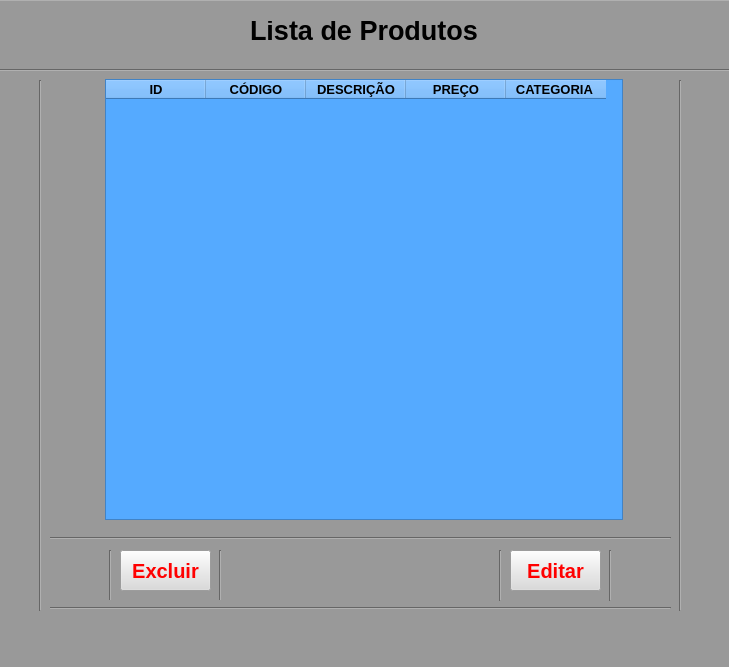
<?xml version="1.0" encoding="UTF-8"?>
<ui version="4.0">
 <class>MainWindow</class>
 <widget class="QMainWindow" name="MainWindow">
  <property name="geometry">
   <rect>
    <x>0</x>
    <y>0</y>
    <width>729</width>
    <height>667</height>
   </rect>
  </property>
  <property name="sizePolicy">
   <sizepolicy hsizetype="Fixed" vsizetype="Fixed">
    <horstretch>0</horstretch>
    <verstretch>0</verstretch>
   </sizepolicy>
  </property>
  <property name="font">
   <font>
    <pointsize>12</pointsize>
   </font>
  </property>
  <property name="windowTitle">
   <string>MainWindow</string>
  </property>
  <property name="styleSheet">
   <string notr="true">background-color: rgb(153, 153, 153);</string>
  </property>
  <widget class="QWidget" name="centralwidget">
   <widget class="QLabel" name="label">
    <property name="geometry">
     <rect>
      <x>250</x>
      <y>10</y>
      <width>251</width>
      <height>41</height>
     </rect>
    </property>
    <property name="font">
     <font>
      <pointsize>20</pointsize>
      <weight>75</weight>
      <bold>true</bold>
     </font>
    </property>
    <property name="text">
     <string>Lista de Produtos</string>
    </property>
   </widget>
   <widget class="Line" name="line">
    <property name="geometry">
     <rect>
      <x>-270</x>
      <y>50</y>
      <width>1361</width>
      <height>41</height>
     </rect>
    </property>
    <property name="orientation">
     <enum>Qt::Horizontal</enum>
    </property>
   </widget>
   <widget class="Line" name="line_2">
    <property name="geometry">
     <rect>
      <x>-270</x>
      <y>-20</y>
      <width>1351</width>
      <height>41</height>
     </rect>
    </property>
    <property name="orientation">
     <enum>Qt::Horizontal</enum>
    </property>
   </widget>
   <widget class="QTableWidget" name="tableWidget">
    <property name="geometry">
     <rect>
      <x>105</x>
      <y>79</y>
      <width>518</width>
      <height>441</height>
     </rect>
    </property>
    <property name="sizePolicy">
     <sizepolicy hsizetype="Expanding" vsizetype="Expanding">
      <horstretch>103</horstretch>
      <verstretch>0</verstretch>
     </sizepolicy>
    </property>
    <property name="maximumSize">
     <size>
      <width>581</width>
      <height>441</height>
     </size>
    </property>
    <property name="font">
     <font>
      <pointsize>8</pointsize>
      <weight>50</weight>
      <bold>false</bold>
     </font>
    </property>
    <property name="layoutDirection">
     <enum>Qt::LeftToRight</enum>
    </property>
    <property name="autoFillBackground">
     <bool>false</bool>
    </property>
    <property name="styleSheet">
     <string notr="true">background-color: rgb(85, 170, 255);</string>
    </property>
    <property name="frameShape">
     <enum>QFrame::StyledPanel</enum>
    </property>
    <property name="frameShadow">
     <enum>QFrame::Raised</enum>
    </property>
    <property name="lineWidth">
     <number>5</number>
    </property>
    <property name="midLineWidth">
     <number>1</number>
    </property>
    <property name="sizeAdjustPolicy">
     <enum>QAbstractScrollArea::AdjustToContents</enum>
    </property>
    <property name="autoScrollMargin">
     <number>20</number>
    </property>
    <property name="gridStyle">
     <enum>Qt::SolidLine</enum>
    </property>
    <property name="sortingEnabled">
     <bool>false</bool>
    </property>
    <property name="rowCount">
     <number>0</number>
    </property>
    <property name="columnCount">
     <number>5</number>
    </property>
    <attribute name="horizontalHeaderMinimumSectionSize">
     <number>50</number>
    </attribute>
    <column>
     <property name="text">
      <string>ID</string>
     </property>
     <property name="font">
      <font>
       <family>MS Shell Dlg 2</family>
       <pointsize>10</pointsize>
       <weight>75</weight>
       <italic>false</italic>
       <bold>true</bold>
       <underline>false</underline>
       <strikeout>false</strikeout>
      </font>
     </property>
     <property name="textAlignment">
      <set>AlignHCenter|AlignTop</set>
     </property>
     <property name="background">
      <color>
       <red>218</red>
       <green>218</green>
       <blue>218</blue>
      </color>
     </property>
     <property name="foreground">
      <brush brushstyle="NoBrush">
       <color alpha="255">
        <red>0</red>
        <green>0</green>
        <blue>0</blue>
       </color>
      </brush>
     </property>
    </column>
    <column>
     <property name="text">
      <string>CÓDIGO</string>
     </property>
     <property name="font">
      <font>
       <pointsize>10</pointsize>
       <weight>75</weight>
       <bold>true</bold>
      </font>
     </property>
     <property name="textAlignment">
      <set>AlignHCenter|AlignTop</set>
     </property>
     <property name="background">
      <color>
       <red>218</red>
       <green>218</green>
       <blue>218</blue>
      </color>
     </property>
    </column>
    <column>
     <property name="text">
      <string>  DESCRIÇÃO  </string>
     </property>
     <property name="font">
      <font>
       <pointsize>10</pointsize>
       <weight>75</weight>
       <bold>true</bold>
      </font>
     </property>
     <property name="textAlignment">
      <set>AlignHCenter|AlignTop</set>
     </property>
     <property name="background">
      <color>
       <red>218</red>
       <green>218</green>
       <blue>218</blue>
      </color>
     </property>
    </column>
    <column>
     <property name="text">
      <string>    PREÇO    </string>
     </property>
     <property name="font">
      <font>
       <pointsize>10</pointsize>
       <weight>75</weight>
       <bold>true</bold>
      </font>
     </property>
     <property name="textAlignment">
      <set>AlignHCenter|AlignTop</set>
     </property>
     <property name="background">
      <color>
       <red>218</red>
       <green>218</green>
       <blue>218</blue>
      </color>
     </property>
    </column>
    <column>
     <property name="text">
      <string>CATEGORIA </string>
     </property>
     <property name="font">
      <font>
       <pointsize>10</pointsize>
       <weight>75</weight>
       <bold>true</bold>
       <stylestrategy>PreferDefault</stylestrategy>
      </font>
     </property>
     <property name="textAlignment">
      <set>AlignHCenter|AlignTop</set>
     </property>
     <property name="background">
      <color>
       <red>218</red>
       <green>218</green>
       <blue>218</blue>
      </color>
     </property>
    </column>
   </widget>
   <widget class="Line" name="line_3">
    <property name="geometry">
     <rect>
      <x>30</x>
      <y>80</y>
      <width>20</width>
      <height>531</height>
     </rect>
    </property>
    <property name="orientation">
     <enum>Qt::Vertical</enum>
    </property>
   </widget>
   <widget class="Line" name="line_4">
    <property name="geometry">
     <rect>
      <x>670</x>
      <y>80</y>
      <width>20</width>
      <height>531</height>
     </rect>
    </property>
    <property name="orientation">
     <enum>Qt::Vertical</enum>
    </property>
   </widget>
   <widget class="Line" name="line_5">
    <property name="geometry">
     <rect>
      <x>50</x>
      <y>530</y>
      <width>621</width>
      <height>16</height>
     </rect>
    </property>
    <property name="orientation">
     <enum>Qt::Horizontal</enum>
    </property>
   </widget>
   <widget class="Line" name="line_6">
    <property name="geometry">
     <rect>
      <x>100</x>
      <y>550</y>
      <width>20</width>
      <height>51</height>
     </rect>
    </property>
    <property name="orientation">
     <enum>Qt::Vertical</enum>
    </property>
   </widget>
   <widget class="Line" name="line_7">
    <property name="geometry">
     <rect>
      <x>210</x>
      <y>550</y>
      <width>20</width>
      <height>51</height>
     </rect>
    </property>
    <property name="orientation">
     <enum>Qt::Vertical</enum>
    </property>
   </widget>
   <widget class="Line" name="line_8">
    <property name="geometry">
     <rect>
      <x>50</x>
      <y>600</y>
      <width>621</width>
      <height>16</height>
     </rect>
    </property>
    <property name="orientation">
     <enum>Qt::Horizontal</enum>
    </property>
   </widget>
   <widget class="Line" name="line_9">
    <property name="geometry">
     <rect>
      <x>490</x>
      <y>550</y>
      <width>20</width>
      <height>51</height>
     </rect>
    </property>
    <property name="orientation">
     <enum>Qt::Vertical</enum>
    </property>
   </widget>
   <widget class="Line" name="line_10">
    <property name="geometry">
     <rect>
      <x>600</x>
      <y>550</y>
      <width>20</width>
      <height>51</height>
     </rect>
    </property>
    <property name="orientation">
     <enum>Qt::Vertical</enum>
    </property>
   </widget>
   <widget class="QPushButton" name="pushButton">
    <property name="geometry">
     <rect>
      <x>120</x>
      <y>550</y>
      <width>91</width>
      <height>41</height>
     </rect>
    </property>
    <property name="font">
     <font>
      <pointsize>15</pointsize>
      <weight>75</weight>
      <bold>true</bold>
     </font>
    </property>
    <property name="styleSheet">
     <string notr="true">color: rgb(255, 0, 0);
background-color: rgb(218, 218, 218);</string>
    </property>
    <property name="text">
     <string>Excluir</string>
    </property>
   </widget>
   <widget class="QPushButton" name="pushButton_2">
    <property name="geometry">
     <rect>
      <x>510</x>
      <y>550</y>
      <width>91</width>
      <height>41</height>
     </rect>
    </property>
    <property name="font">
     <font>
      <pointsize>15</pointsize>
      <weight>75</weight>
      <bold>true</bold>
     </font>
    </property>
    <property name="styleSheet">
     <string notr="true">color: rgb(255, 0, 0);
background-color: rgb(218, 218, 218);</string>
    </property>
    <property name="text">
     <string>Editar</string>
    </property>
   </widget>
  </widget>
  <widget class="QMenuBar" name="menubar">
   <property name="geometry">
    <rect>
     <x>0</x>
     <y>0</y>
     <width>729</width>
     <height>21</height>
    </rect>
   </property>
  </widget>
  <widget class="QStatusBar" name="statusbar"/>
 </widget>
 <resources/>
 <connections/>
</ui>
